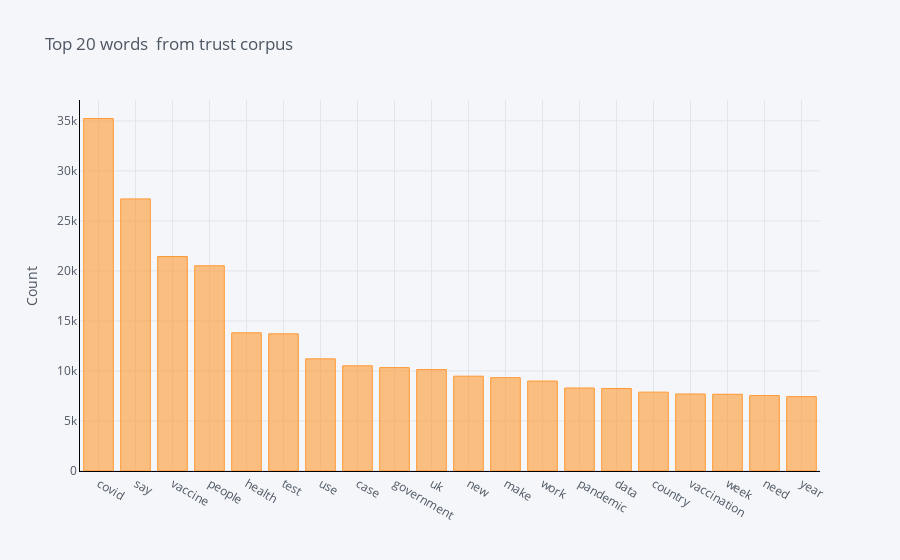

Write notebook code for a chart like this one.
### Markdown cell above
## Frequent Wordsfor trust corpus

### Code cell
print("Frequent Words trust text")
common_words = get_top_n_words(emo_data[emo_data.overall_emo=='avgLexVal_trust'].text, 20)
total=0
for word, freq in common_words:

    print(word, freq)
    
    total=total+freq
for word, freq in common_words:
    perc=(freq/len(trust_text))*100
    print(word,str(perc)+"%")
df1 = pd.DataFrame(common_words, columns = ['ReviewText' , 'count'])
df1.groupby('ReviewText').sum()['count'].sort_values(ascending=False).iplot(
    kind='bar', yTitle='Count', linecolor='black', title='Top 20 words  from trust corpus')

### Figure 1 — Plotly figure (JSON) as saved in the notebook; plotly's stock layout.template omitted (floating-point values rounded to 4 significant figures)
{"data": [{"marker": {"color": "rgba(255, 153, 51, 0.6)", "line": {"color": "rgba(255, 153, 51, 1.0)", "width": 1}}, "name": "count", "orientation": "v", "text": "", "type": "bar", "x": ["covid", "say", "vaccine", "people", "health", "test", "use", "case", "government", "uk", "new", "make", "work", "pandemic", "data", "country", "vaccination", "week", "need", "year"], "y": [35231, 27199, 21438, 20515, 13815, 13715, 11212, 10517, 10334, 10138, 9476, 9328, 8991, 8298, 8248, 7883, 7698, 7670, 7540, 7435]}], "layout": {"legend": {"bgcolor": "#F5F6F9", "font": {"color": "#4D5663"}}, "paper_bgcolor": "#F5F6F9", "plot_bgcolor": "#F5F6F9", "title": {"font": {"color": "#4D5663"}, "text": "Top 20 words  from trust corpus"}, "xaxis": {"gridcolor": "#E1E5ED", "linecolor": "black", "showgrid": true, "tickfont": {"color": "#4D5663"}, "title": {"font": {"color": "#4D5663"}, "text": ""}, "zerolinecolor": "#E1E5ED"}, "yaxis": {"gridcolor": "#E1E5ED", "linecolor": "black", "showgrid": true, "tickfont": {"color": "#4D5663"}, "title": {"font": {"color": "#4D5663"}, "text": "Count"}, "zerolinecolor": "#E1E5ED"}}}
